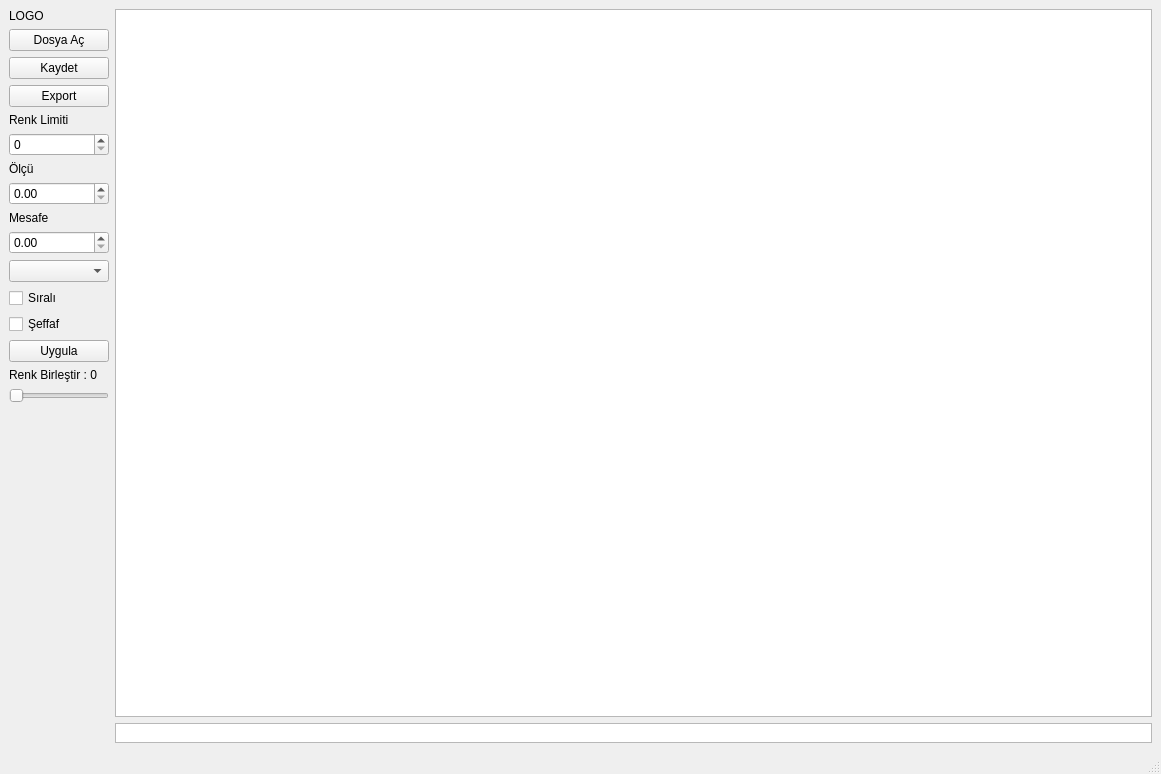
<?xml version="1.0" encoding="UTF-8"?>
<ui version="4.0">
 <class>MainWindow</class>
 <widget class="QMainWindow" name="MainWindow">
  <property name="geometry">
   <rect>
    <x>0</x>
    <y>0</y>
    <width>1161</width>
    <height>774</height>
   </rect>
  </property>
  <property name="windowTitle">
   <string>MainWindow</string>
  </property>
  <widget class="QWidget" name="centralwidget">
   <layout class="QHBoxLayout" name="horizontalLayout_3">
    <item>
     <layout class="QVBoxLayout" name="verticalLayout">
      <item>
       <widget class="QLabel" name="label_4">
        <property name="maximumSize">
         <size>
          <width>100</width>
          <height>16777215</height>
         </size>
        </property>
        <property name="text">
         <string>LOGO</string>
        </property>
       </widget>
      </item>
      <item>
       <widget class="QPushButton" name="DosyaAc">
        <property name="minimumSize">
         <size>
          <width>0</width>
          <height>0</height>
         </size>
        </property>
        <property name="maximumSize">
         <size>
          <width>100</width>
          <height>16777215</height>
         </size>
        </property>
        <property name="text">
         <string>Dosya Aç</string>
        </property>
       </widget>
      </item>
      <item>
       <widget class="QPushButton" name="Kaydet">
        <property name="minimumSize">
         <size>
          <width>0</width>
          <height>0</height>
         </size>
        </property>
        <property name="maximumSize">
         <size>
          <width>100</width>
          <height>16777215</height>
         </size>
        </property>
        <property name="text">
         <string>Kaydet</string>
        </property>
       </widget>
      </item>
      <item>
       <widget class="QPushButton" name="Export">
        <property name="minimumSize">
         <size>
          <width>0</width>
          <height>0</height>
         </size>
        </property>
        <property name="maximumSize">
         <size>
          <width>100</width>
          <height>16777215</height>
         </size>
        </property>
        <property name="text">
         <string>Export</string>
        </property>
       </widget>
      </item>
      <item>
       <widget class="QLabel" name="label">
        <property name="minimumSize">
         <size>
          <width>0</width>
          <height>0</height>
         </size>
        </property>
        <property name="maximumSize">
         <size>
          <width>100</width>
          <height>16777215</height>
         </size>
        </property>
        <property name="text">
         <string>Renk Limiti</string>
        </property>
       </widget>
      </item>
      <item>
       <widget class="QSpinBox" name="renkL">
        <property name="minimumSize">
         <size>
          <width>0</width>
          <height>0</height>
         </size>
        </property>
        <property name="maximumSize">
         <size>
          <width>100</width>
          <height>16777215</height>
         </size>
        </property>
       </widget>
      </item>
      <item>
       <widget class="QLabel" name="label_2">
        <property name="minimumSize">
         <size>
          <width>0</width>
          <height>0</height>
         </size>
        </property>
        <property name="maximumSize">
         <size>
          <width>100</width>
          <height>16777215</height>
         </size>
        </property>
        <property name="text">
         <string>Ölçü</string>
        </property>
       </widget>
      </item>
      <item>
       <widget class="QDoubleSpinBox" name="Olcu">
        <property name="maximumSize">
         <size>
          <width>100</width>
          <height>16777215</height>
         </size>
        </property>
       </widget>
      </item>
      <item>
       <widget class="QLabel" name="label_3">
        <property name="minimumSize">
         <size>
          <width>70</width>
          <height>0</height>
         </size>
        </property>
        <property name="maximumSize">
         <size>
          <width>100</width>
          <height>16777215</height>
         </size>
        </property>
        <property name="text">
         <string>Mesafe</string>
        </property>
       </widget>
      </item>
      <item>
       <widget class="QDoubleSpinBox" name="Mesf">
        <property name="maximumSize">
         <size>
          <width>100</width>
          <height>16777215</height>
         </size>
        </property>
       </widget>
      </item>
      <item>
       <widget class="QComboBox" name="DaireRenkSec">
        <property name="maximumSize">
         <size>
          <width>100</width>
          <height>16777215</height>
         </size>
        </property>
       </widget>
      </item>
      <item>
       <widget class="QCheckBox" name="Petek">
        <property name="minimumSize">
         <size>
          <width>0</width>
          <height>0</height>
         </size>
        </property>
        <property name="maximumSize">
         <size>
          <width>100</width>
          <height>16777215</height>
         </size>
        </property>
        <property name="text">
         <string>Sıralı</string>
        </property>
       </widget>
      </item>
      <item>
       <widget class="QCheckBox" name="Opak">
        <property name="minimumSize">
         <size>
          <width>0</width>
          <height>0</height>
         </size>
        </property>
        <property name="maximumSize">
         <size>
          <width>100</width>
          <height>16777215</height>
         </size>
        </property>
        <property name="text">
         <string>Şeffaf</string>
        </property>
       </widget>
      </item>
      <item>
       <widget class="QPushButton" name="Uygula">
        <property name="minimumSize">
         <size>
          <width>0</width>
          <height>0</height>
         </size>
        </property>
        <property name="maximumSize">
         <size>
          <width>100</width>
          <height>16777215</height>
         </size>
        </property>
        <property name="text">
         <string>Uygula</string>
        </property>
       </widget>
      </item>
      <item>
       <widget class="QLabel" name="RenkBirTolY">
        <property name="minimumSize">
         <size>
          <width>70</width>
          <height>0</height>
         </size>
        </property>
        <property name="maximumSize">
         <size>
          <width>100</width>
          <height>16777215</height>
         </size>
        </property>
        <property name="text">
         <string>Renk Birleştir : 0</string>
        </property>
       </widget>
      </item>
      <item>
       <widget class="QSlider" name="RenkBirTol">
        <property name="maximumSize">
         <size>
          <width>100</width>
          <height>16777215</height>
         </size>
        </property>
        <property name="orientation">
         <enum>Qt::Orientation::Horizontal</enum>
        </property>
       </widget>
      </item>
      <item>
       <spacer name="verticalSpacer">
        <property name="orientation">
         <enum>Qt::Orientation::Vertical</enum>
        </property>
        <property name="sizeHint" stdset="0">
         <size>
          <width>20</width>
          <height>40</height>
         </size>
        </property>
       </spacer>
      </item>
     </layout>
    </item>
    <item>
     <layout class="QVBoxLayout" name="verticalLayout_2">
      <item>
       <widget class="QGraphicsView" name="graphicsView"/>
      </item>
      <item>
       <widget class="QListWidget" name="renkLmt">
        <property name="maximumSize">
         <size>
          <width>16777215</width>
          <height>20</height>
         </size>
        </property>
        <property name="flow">
         <enum>QListView::Flow::LeftToRight</enum>
        </property>
        <property name="isWrapping" stdset="0">
         <bool>true</bool>
        </property>
        <property name="selectionRectVisible">
         <bool>false</bool>
        </property>
       </widget>
      </item>
     </layout>
    </item>
   </layout>
  </widget>
  <widget class="QStatusBar" name="statusBar"/>
 </widget>
 <resources/>
 <connections/>
</ui>
